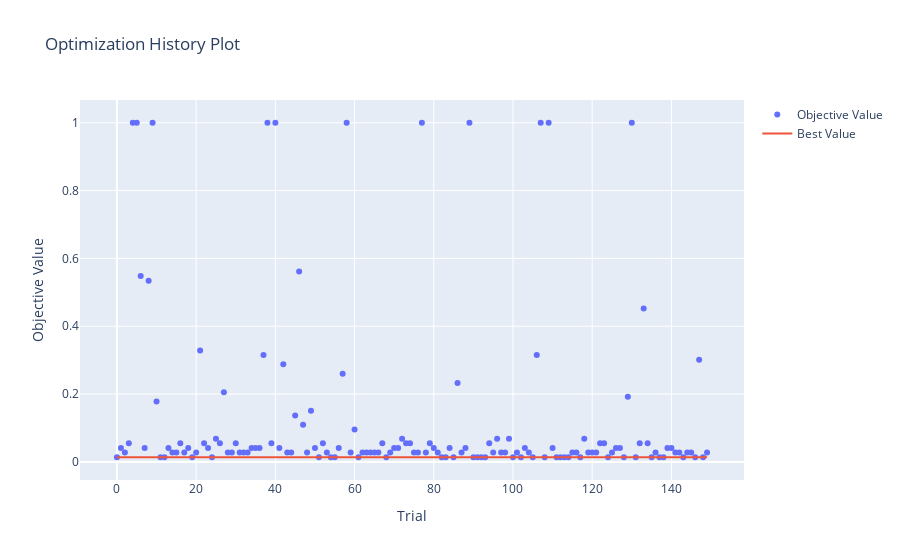

Notebook code cell kept with this figure:
### Code cell
optuna.visualization.plot_optimization_history(study)

### Figure 1 — Plotly figure (JSON) as saved in the notebook; plotly's stock layout.template omitted (floating-point values rounded to 4 significant figures; data arrays with more than 128 entries replaced by an {"elided": "..."} marker saying what was removed)
{"data": [{"mode": "markers", "name": "Objective Value", "type": "scatter", "x": {"elided": "150 int values"}, "y": {"elided": "150 float values"}}, {"name": "Best Value", "type": "scatter", "x": {"elided": "150 int values"}, "y": {"elided": "150 float values"}}], "layout": {"title": {"text": "Optimization History Plot"}, "xaxis": {"title": {"text": "Trial"}}, "yaxis": {"title": {"text": "Objective Value"}}}}
